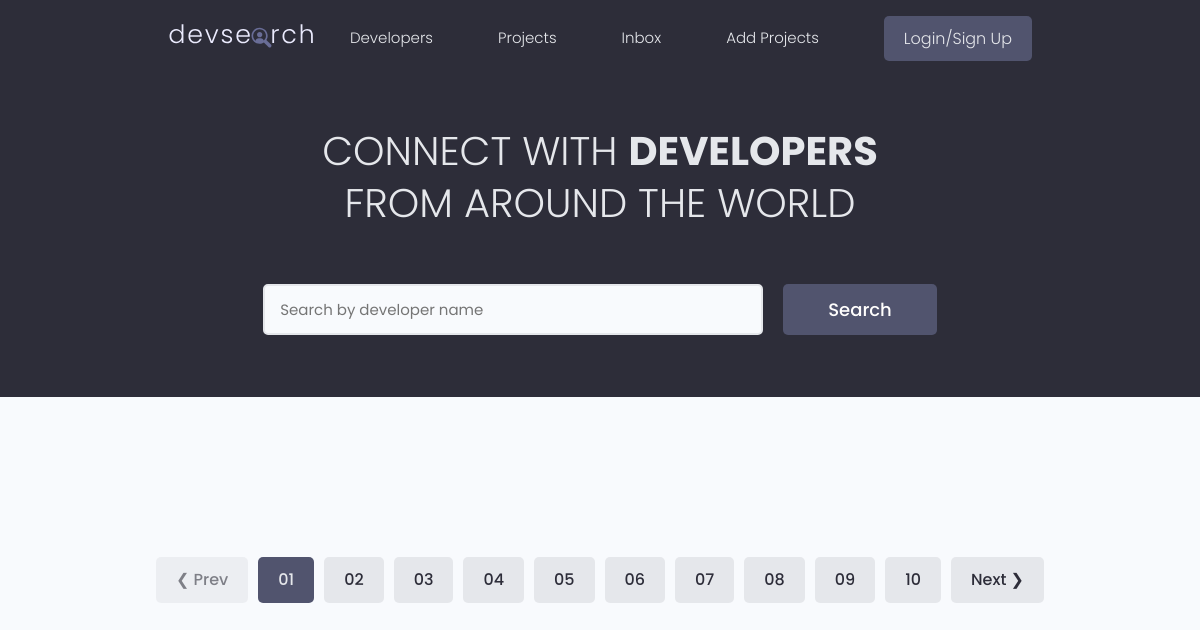
/, run on an earlier commit of the app's database.
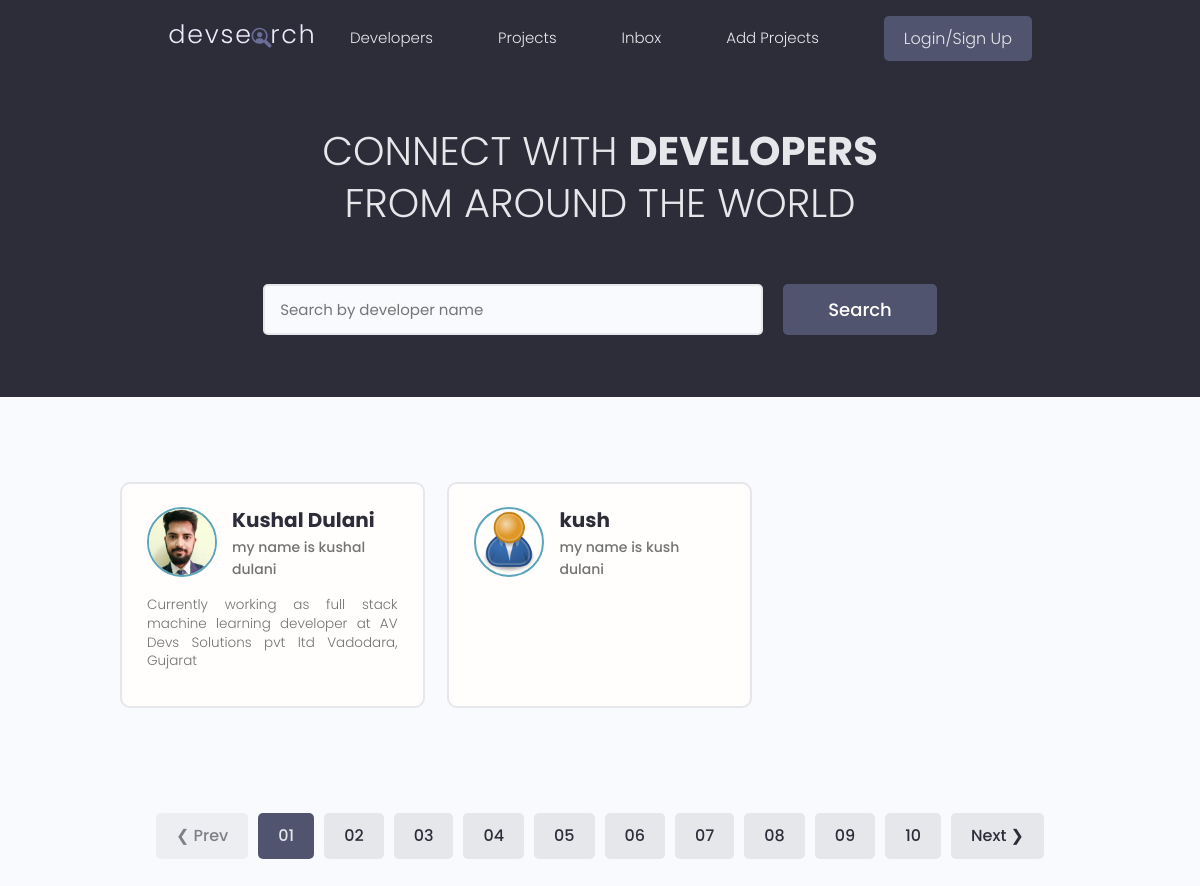
And on a later commit of the database.
### users/models.py (models this page shows, shortened)
class Profile(models.Model):
    user = models.OneToOneField(User, on_delete=models.CASCADE, null=True, blank=True)
    name = models.CharField(max_length=100, null=True, blank=True)
    email = models.EmailField(max_length=500, null=True, blank=True)
    user_name = models.CharField(max_length=200, null=True, blank=True)
    location = models.CharField(max_length=200, null=True, blank=True)
    short_intro = models.CharField(max_length=200, null=True, blank=True)
    bio = models.TextField(null=True, blank=True)
    profile_image = models.ImageField(
        null=True, blank=True, upload_to='profiles/', default='profiles/user-default.png')
    social_github = models.CharField(max_length=200, null=True, blank=True)
    social_twitter = models.CharField(max_length=200, null=True, blank=True)
    social_linkedin = models.CharField(max_length=200, null=True, blank=True)
    social_youtube = models.CharField(max_length=200, null=True, blank=True)
    social_website = models.CharField(max_length=200, null=True, blank=True)
    created = models.DateTimeField(auto_now_add=True)
    id = models.UUIDField(default=uuid.uuid4, unique=True,
                          primary_key=True, editable=False)

### users/views.py (the view)
# urls.py: path('', views.profiles, name='profiles'),
def profiles(request):
    profiles = Profile.objects.all()
    context = {'profiles': profiles}
    return render(request, 'users/profiles.html', context)

### users/templates/users/profiles.html (shortened to what this page needs)
{% extends 'main.html' %}
{% block content %}
<main class="home">
<section class="hero-section text-center">
    <div class="container container--narrow">
    <div class="hero-section__box">
        <h2>CONNECT WITH <span>DEVELOPERS</span></h2>
        <h2>FROM AROUND THE WORLD</h2>
    </div>
    <div class="hero-section__search">
        <form class="form" action="#" method="get">
        <div class="form__field">
            <input class="input input--text" id="formInput#search" type="text" name="text"
            placeholder="Search by developer name" />
        </div>
        <input class="btn btn--sub btn--lg" type="submit" value="Search" />
        </form>
    </div>
    </div>
</section>
<section class="devlist">
    <div class="container">
    <div class="grid grid--three">
        {% for profile in profiles %}
        <div class="column card">
        <div class="dev">
            <a href="{% url 'userProfile' profile.id %}" class="card__body">
            <div class="dev__profile">
                <img class="avatar avatar--md" src="{{profile.profile_image.url}}" alt="image" />
                <div class="dev__meta">
                <h3>{{profile.name}}</h3>
                <h5>{{profile.short_intro}}</h5>
                </div>
            </div>
            <p class="dev__info">
                {{profile.bio|slice:"150"}}
            </p>
            </a>
        </div>
        </div>
        {% endfor %}
    </div>
    </div>
</section>
<div class="pagination">
    <ul class="container">
    <li><a href="#" class="btn btn--disabled">&#10094; Prev</a></li>
    <li><a href="#" class="btn btn--sub">01</a></li>
    <li><a href="#" class="btn">02</a></li>
    <li><a href="#" class="btn">03</a></li>
    <li><a href="#" class="btn">04</a></li>
    <li><a href="#" class="btn">05</a></li>
    <li><a href="#" class="btn">06</a></li>
    <li><a href="#" class="btn">07</a></li>
    <li><a href="#" class="btn">08</a></li>
    <li><a href="#" class="btn">09</a></li>
    <li><a href="#" class="btn">10</a></li>
    <li><a href="#" class="btn">Next &#10095;</a></li>
    </ul>
</div>
</main>
{% endblock content %}

What changed in the data, as far as the page shows it:
added Profile: profile_image (picture), name "Kushal Dulani", short_intro "my name is kushal dulani", bio "Currently working as full stack machine learning developer at AV Devs Solutions pvt ltd Vadodara, Gujarat"
added Profile: profile_image (placeholder picture), name "kush", short_intro "my name is kush dulani"
